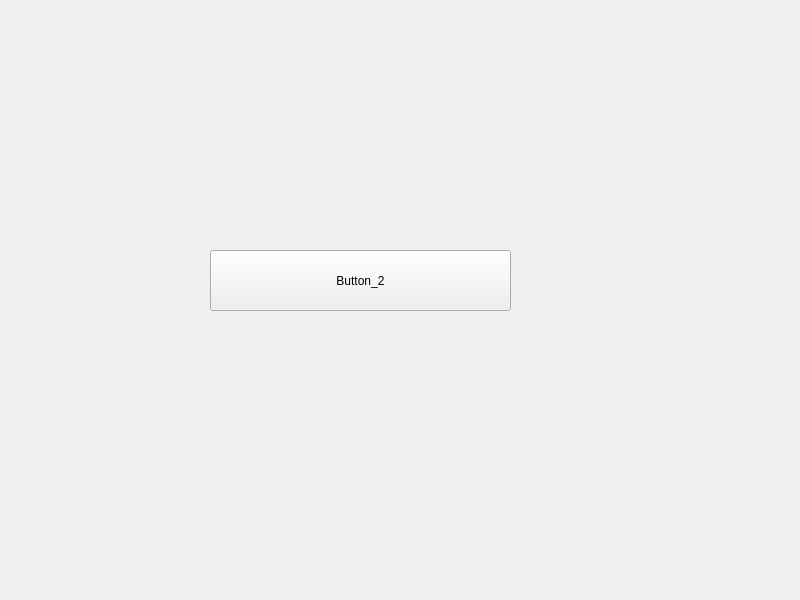
<?xml version="1.0" encoding="UTF-8"?>
<ui version="4.0">
 <class>Widget</class>
 <widget class="QWidget" name="Widget">
  <property name="geometry">
   <rect>
    <x>0</x>
    <y>0</y>
    <width>800</width>
    <height>600</height>
   </rect>
  </property>
  <property name="windowTitle">
   <string>Widget</string>
  </property>
  <widget class="QPushButton" name="button_2">
   <property name="geometry">
    <rect>
     <x>210</x>
     <y>250</y>
     <width>301</width>
     <height>61</height>
    </rect>
   </property>
   <property name="text">
    <string>Button_2</string>
   </property>
  </widget>
 </widget>
 <resources/>
 <connections/>
</ui>
